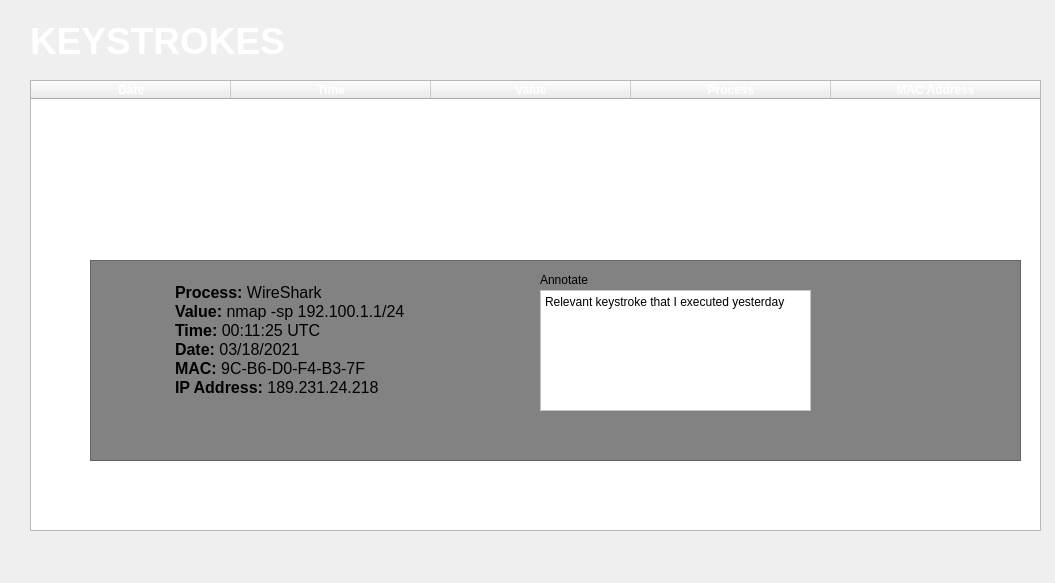
<?xml version="1.0" encoding="UTF-8"?>
<ui version="4.0">
 <class>Form</class>
 <widget class="QWidget" name="Form">
  <property name="geometry">
   <rect>
    <x>0</x>
    <y>0</y>
    <width>1055</width>
    <height>583</height>
   </rect>
  </property>
  <property name="acceptDrops">
   <bool>true</bool>
  </property>
  <property name="windowTitle">
   <string>Form</string>
  </property>
  <widget class="QTableWidget" name="keystrokeTable">
   <property name="geometry">
    <rect>
     <x>30</x>
     <y>80</y>
     <width>1011</width>
     <height>451</height>
    </rect>
   </property>
   <property name="contextMenuPolicy">
    <enum>Qt::ActionsContextMenu</enum>
   </property>
   <property name="acceptDrops">
    <bool>false</bool>
   </property>
   <property name="dragDropMode">
    <enum>QAbstractItemView::DropOnly</enum>
   </property>
   <property name="defaultDropAction">
    <enum>Qt::TargetMoveAction</enum>
   </property>
   <property name="showGrid">
    <bool>false</bool>
   </property>
   <property name="gridStyle">
    <enum>Qt::NoPen</enum>
   </property>
   <property name="sortingEnabled">
    <bool>false</bool>
   </property>
   <property name="cornerButtonEnabled">
    <bool>true</bool>
   </property>
   <attribute name="horizontalHeaderCascadingSectionResizes">
    <bool>true</bool>
   </attribute>
   <attribute name="horizontalHeaderDefaultSectionSize">
    <number>200</number>
   </attribute>
   <attribute name="horizontalHeaderStretchLastSection">
    <bool>true</bool>
   </attribute>
   <attribute name="verticalHeaderVisible">
    <bool>false</bool>
   </attribute>
   <attribute name="verticalHeaderCascadingSectionResizes">
    <bool>true</bool>
   </attribute>
   <attribute name="verticalHeaderDefaultSectionSize">
    <number>40</number>
   </attribute>
   <row>
    <property name="text">
     <string/>
    </property>
   </row>
   <row>
    <property name="text">
     <string/>
    </property>
   </row>
   <row>
    <property name="text">
     <string/>
    </property>
   </row>
   <row>
    <property name="text">
     <string/>
    </property>
   </row>
   <column>
    <property name="text">
     <string>Date</string>
    </property>
    <property name="font">
     <font>
      <weight>75</weight>
      <bold>true</bold>
     </font>
    </property>
    <property name="foreground">
     <brush brushstyle="SolidPattern">
      <color alpha="255">
       <red>255</red>
       <green>255</green>
       <blue>255</blue>
      </color>
     </brush>
    </property>
   </column>
   <column>
    <property name="text">
     <string>Time</string>
    </property>
    <property name="font">
     <font>
      <weight>75</weight>
      <bold>true</bold>
     </font>
    </property>
    <property name="foreground">
     <brush brushstyle="SolidPattern">
      <color alpha="255">
       <red>255</red>
       <green>255</green>
       <blue>255</blue>
      </color>
     </brush>
    </property>
   </column>
   <column>
    <property name="text">
     <string>Value</string>
    </property>
    <property name="font">
     <font>
      <weight>75</weight>
      <bold>true</bold>
     </font>
    </property>
    <property name="foreground">
     <brush brushstyle="SolidPattern">
      <color alpha="255">
       <red>255</red>
       <green>255</green>
       <blue>255</blue>
      </color>
     </brush>
    </property>
   </column>
   <column>
    <property name="text">
     <string>Process</string>
    </property>
    <property name="font">
     <font>
      <weight>75</weight>
      <bold>true</bold>
     </font>
    </property>
    <property name="foreground">
     <brush brushstyle="SolidPattern">
      <color alpha="255">
       <red>255</red>
       <green>255</green>
       <blue>255</blue>
      </color>
     </brush>
    </property>
   </column>
   <column>
    <property name="text">
     <string>MAC Address</string>
    </property>
    <property name="font">
     <font>
      <weight>75</weight>
      <bold>true</bold>
     </font>
    </property>
    <property name="foreground">
     <brush brushstyle="SolidPattern">
      <color alpha="255">
       <red>255</red>
       <green>255</green>
       <blue>255</blue>
      </color>
     </brush>
    </property>
   </column>
   <item row="0" column="0">
    <property name="text">
     <string>03/19/2021</string>
    </property>
    <property name="textAlignment">
     <set>AlignCenter</set>
    </property>
    <property name="foreground">
     <brush brushstyle="SolidPattern">
      <color alpha="255">
       <red>255</red>
       <green>255</green>
       <blue>255</blue>
      </color>
     </brush>
    </property>
   </item>
   <item row="0" column="1">
    <property name="text">
     <string>00:00:11 UTC</string>
    </property>
    <property name="textAlignment">
     <set>AlignCenter</set>
    </property>
    <property name="foreground">
     <brush brushstyle="SolidPattern">
      <color alpha="255">
       <red>255</red>
       <green>255</green>
       <blue>255</blue>
      </color>
     </brush>
    </property>
   </item>
   <item row="0" column="2">
    <property name="text">
     <string>ENTER</string>
    </property>
    <property name="foreground">
     <brush brushstyle="SolidPattern">
      <color alpha="255">
       <red>255</red>
       <green>255</green>
       <blue>255</blue>
      </color>
     </brush>
    </property>
   </item>
   <item row="0" column="3">
    <property name="text">
     <string>Command Prompt</string>
    </property>
    <property name="foreground">
     <brush brushstyle="SolidPattern">
      <color alpha="255">
       <red>255</red>
       <green>255</green>
       <blue>255</blue>
      </color>
     </brush>
    </property>
   </item>
   <item row="0" column="4">
    <property name="text">
     <string>9C-B6-D0-F4-B3-7F</string>
    </property>
    <property name="textAlignment">
     <set>AlignCenter</set>
    </property>
    <property name="foreground">
     <brush brushstyle="SolidPattern">
      <color alpha="255">
       <red>255</red>
       <green>255</green>
       <blue>255</blue>
      </color>
     </brush>
    </property>
   </item>
   <item row="1" column="0">
    <property name="text">
     <string>03/19/2021</string>
    </property>
    <property name="textAlignment">
     <set>AlignCenter</set>
    </property>
    <property name="foreground">
     <brush brushstyle="SolidPattern">
      <color alpha="255">
       <red>255</red>
       <green>255</green>
       <blue>255</blue>
      </color>
     </brush>
    </property>
   </item>
   <item row="1" column="1">
    <property name="text">
     <string>00:00:11 UTC</string>
    </property>
    <property name="textAlignment">
     <set>AlignCenter</set>
    </property>
    <property name="foreground">
     <brush brushstyle="SolidPattern">
      <color alpha="255">
       <red>255</red>
       <green>255</green>
       <blue>255</blue>
      </color>
     </brush>
    </property>
   </item>
   <item row="1" column="2">
    <property name="text">
     <string>-sudo ls</string>
    </property>
    <property name="foreground">
     <brush brushstyle="SolidPattern">
      <color alpha="255">
       <red>255</red>
       <green>255</green>
       <blue>255</blue>
      </color>
     </brush>
    </property>
   </item>
   <item row="1" column="3">
    <property name="text">
     <string>Command Prompt</string>
    </property>
    <property name="foreground">
     <brush brushstyle="SolidPattern">
      <color alpha="255">
       <red>255</red>
       <green>255</green>
       <blue>255</blue>
      </color>
     </brush>
    </property>
   </item>
   <item row="1" column="4">
    <property name="text">
     <string>9C-B6-D0-F4-B3-7F</string>
    </property>
    <property name="textAlignment">
     <set>AlignCenter</set>
    </property>
    <property name="foreground">
     <brush brushstyle="SolidPattern">
      <color alpha="255">
       <red>255</red>
       <green>255</green>
       <blue>255</blue>
      </color>
     </brush>
    </property>
   </item>
   <item row="2" column="0">
    <property name="text">
     <string>03/18/2021</string>
    </property>
    <property name="textAlignment">
     <set>AlignCenter</set>
    </property>
    <property name="foreground">
     <brush brushstyle="SolidPattern">
      <color alpha="255">
       <red>255</red>
       <green>255</green>
       <blue>255</blue>
      </color>
     </brush>
    </property>
   </item>
   <item row="2" column="1">
    <property name="text">
     <string>18:18:57 UTC</string>
    </property>
    <property name="textAlignment">
     <set>AlignCenter</set>
    </property>
    <property name="foreground">
     <brush brushstyle="SolidPattern">
      <color alpha="255">
       <red>255</red>
       <green>255</green>
       <blue>255</blue>
      </color>
     </brush>
    </property>
   </item>
   <item row="2" column="2">
    <property name="text">
     <string>ENTER</string>
    </property>
    <property name="foreground">
     <brush brushstyle="SolidPattern">
      <color alpha="255">
       <red>255</red>
       <green>255</green>
       <blue>255</blue>
      </color>
     </brush>
    </property>
   </item>
   <item row="2" column="3">
    <property name="text">
     <string>Command Prompt</string>
    </property>
    <property name="foreground">
     <brush brushstyle="SolidPattern">
      <color alpha="255">
       <red>255</red>
       <green>255</green>
       <blue>255</blue>
      </color>
     </brush>
    </property>
   </item>
   <item row="2" column="4">
    <property name="text">
     <string>9C-B6-D0-F4-B3-7F</string>
    </property>
    <property name="textAlignment">
     <set>AlignCenter</set>
    </property>
    <property name="foreground">
     <brush brushstyle="SolidPattern">
      <color alpha="255">
       <red>255</red>
       <green>255</green>
       <blue>255</blue>
      </color>
     </brush>
    </property>
   </item>
   <item row="3" column="0">
    <property name="text">
     <string>03/18/2021</string>
    </property>
    <property name="textAlignment">
     <set>AlignCenter</set>
    </property>
    <property name="foreground">
     <brush brushstyle="SolidPattern">
      <color alpha="255">
       <red>255</red>
       <green>255</green>
       <blue>255</blue>
      </color>
     </brush>
    </property>
   </item>
   <item row="3" column="1">
    <property name="text">
     <string>18:18:57 UTC</string>
    </property>
    <property name="textAlignment">
     <set>AlignCenter</set>
    </property>
    <property name="foreground">
     <brush brushstyle="SolidPattern">
      <color alpha="255">
       <red>255</red>
       <green>255</green>
       <blue>255</blue>
      </color>
     </brush>
    </property>
   </item>
   <item row="3" column="2">
    <property name="text">
     <string>nmap -sp 192.100.1.1/24</string>
    </property>
    <property name="foreground">
     <brush brushstyle="SolidPattern">
      <color alpha="255">
       <red>255</red>
       <green>255</green>
       <blue>255</blue>
      </color>
     </brush>
    </property>
   </item>
   <item row="3" column="3">
    <property name="text">
     <string>WireShark</string>
    </property>
    <property name="foreground">
     <brush brushstyle="SolidPattern">
      <color alpha="255">
       <red>255</red>
       <green>255</green>
       <blue>255</blue>
      </color>
     </brush>
    </property>
   </item>
   <item row="3" column="4">
    <property name="text">
     <string>9C-B6-D0-F4-B3-7F</string>
    </property>
    <property name="textAlignment">
     <set>AlignCenter</set>
    </property>
    <property name="foreground">
     <brush brushstyle="SolidPattern">
      <color alpha="255">
       <red>255</red>
       <green>255</green>
       <blue>255</blue>
      </color>
     </brush>
    </property>
   </item>
  </widget>
  <widget class="QTextEdit" name="textEdit">
   <property name="geometry">
    <rect>
     <x>90</x>
     <y>260</y>
     <width>931</width>
     <height>201</height>
    </rect>
   </property>
   <property name="layoutDirection">
    <enum>Qt::LeftToRight</enum>
   </property>
   <property name="styleSheet">
    <string notr="true">background-color: rgb(130, 130, 130);
</string>
   </property>
   <property name="readOnly">
    <bool>true</bool>
   </property>
   <property name="html">
    <string>&lt;!DOCTYPE HTML PUBLIC &quot;-//W3C//DTD HTML 4.0//EN&quot; &quot;http://www.w3.org/TR/REC-html40/strict.dtd&quot;&gt;
&lt;html&gt;&lt;head&gt;&lt;meta name=&quot;qrichtext&quot; content=&quot;1&quot; /&gt;&lt;style type=&quot;text/css&quot;&gt;
p, li { white-space: pre-wrap; }
&lt;/style&gt;&lt;/head&gt;&lt;body style=&quot; font-family:'Cantarell'; font-size:11pt; font-weight:400; font-style:normal;&quot;&gt;
&lt;p style=&quot;-qt-paragraph-type:empty; margin-top:0px; margin-bottom:0px; margin-left:0px; margin-right:0px; -qt-block-indent:0; text-indent:0px;&quot;&gt;&lt;br /&gt;&lt;/p&gt;
&lt;p style=&quot; margin-top:0px; margin-bottom:0px; margin-left:0px; margin-right:0px; -qt-block-indent:0; text-indent:0px;&quot;&gt;&lt;span style=&quot; font-size:12pt; font-weight:600;&quot;&gt;	Process: &lt;/span&gt;&lt;span style=&quot; font-size:12pt;&quot;&gt;WireShark&lt;/span&gt;&lt;/p&gt;
&lt;p style=&quot; margin-top:0px; margin-bottom:0px; margin-left:0px; margin-right:0px; -qt-block-indent:0; text-indent:0px;&quot;&gt;&lt;span style=&quot; font-size:12pt; font-weight:600;&quot;&gt;	Value: &lt;/span&gt;&lt;span style=&quot; font-size:12pt;&quot;&gt;nmap -sp 192.100.1.1/24&lt;/span&gt;&lt;/p&gt;
&lt;p style=&quot; margin-top:0px; margin-bottom:0px; margin-left:0px; margin-right:0px; -qt-block-indent:0; text-indent:0px;&quot;&gt;&lt;span style=&quot; font-size:12pt; font-weight:600;&quot;&gt;	Time: &lt;/span&gt;&lt;span style=&quot; font-size:12pt;&quot;&gt;00:11:25 UTC&lt;/span&gt;&lt;/p&gt;
&lt;p style=&quot; margin-top:0px; margin-bottom:0px; margin-left:0px; margin-right:0px; -qt-block-indent:0; text-indent:0px;&quot;&gt;&lt;span style=&quot; font-size:12pt; font-weight:600;&quot;&gt;	Date: &lt;/span&gt;&lt;span style=&quot; font-size:12pt;&quot;&gt;03/18/2021&lt;/span&gt;&lt;/p&gt;
&lt;p style=&quot; margin-top:0px; margin-bottom:0px; margin-left:0px; margin-right:0px; -qt-block-indent:0; text-indent:0px;&quot;&gt;&lt;span style=&quot; font-size:12pt; font-weight:600;&quot;&gt;	MAC: &lt;/span&gt;&lt;span style=&quot; font-size:12pt;&quot;&gt;9C-B6-D0-F4-B3-7F&lt;/span&gt;&lt;/p&gt;
&lt;p style=&quot; margin-top:0px; margin-bottom:0px; margin-left:0px; margin-right:0px; -qt-block-indent:0; text-indent:0px;&quot;&gt;&lt;span style=&quot; font-size:12pt; font-weight:600;&quot;&gt;	IP Address: &lt;/span&gt;&lt;span style=&quot; font-size:12pt;&quot;&gt;189.231.24.218&lt;/span&gt;&lt;/p&gt;
&lt;p style=&quot;-qt-paragraph-type:empty; margin-top:0px; margin-bottom:0px; margin-left:0px; margin-right:0px; -qt-block-indent:0; text-indent:0px; font-size:12pt;&quot;&gt;&lt;br /&gt;&lt;/p&gt;
&lt;p style=&quot;-qt-paragraph-type:empty; margin-top:0px; margin-bottom:0px; margin-left:0px; margin-right:0px; -qt-block-indent:0; text-indent:0px; font-size:12pt;&quot;&gt;&lt;br /&gt;&lt;/p&gt;&lt;/body&gt;&lt;/html&gt;</string>
   </property>
  </widget>
  <widget class="QLabel" name="label">
   <property name="geometry">
    <rect>
     <x>540</x>
     <y>270</y>
     <width>67</width>
     <height>19</height>
    </rect>
   </property>
   <property name="font">
    <font/>
   </property>
   <property name="autoFillBackground">
    <bool>false</bool>
   </property>
   <property name="styleSheet">
    <string notr="true">background-color: none;</string>
   </property>
   <property name="text">
    <string>Annotate</string>
   </property>
  </widget>
  <widget class="QPlainTextEdit" name="plainTextEdit">
   <property name="geometry">
    <rect>
     <x>540</x>
     <y>290</y>
     <width>271</width>
     <height>121</height>
    </rect>
   </property>
   <property name="styleSheet">
    <string notr="true">background-color: rgb(255, 255, 255);
color: rgb(0, 0, 0);</string>
   </property>
   <property name="plainText">
    <string>Relevant keystroke that I executed yesterday</string>
   </property>
  </widget>
  <widget class="QLabel" name="label_2">
   <property name="geometry">
    <rect>
     <x>30</x>
     <y>20</y>
     <width>341</width>
     <height>41</height>
    </rect>
   </property>
   <property name="font">
    <font>
     <pointsize>28</pointsize>
     <weight>75</weight>
     <bold>true</bold>
    </font>
   </property>
   <property name="styleSheet">
    <string notr="true">color: rgb(255, 255, 255);</string>
   </property>
   <property name="text">
    <string>KEYSTROKES</string>
   </property>
  </widget>
 </widget>
 <resources/>
 <connections/>
</ui>
